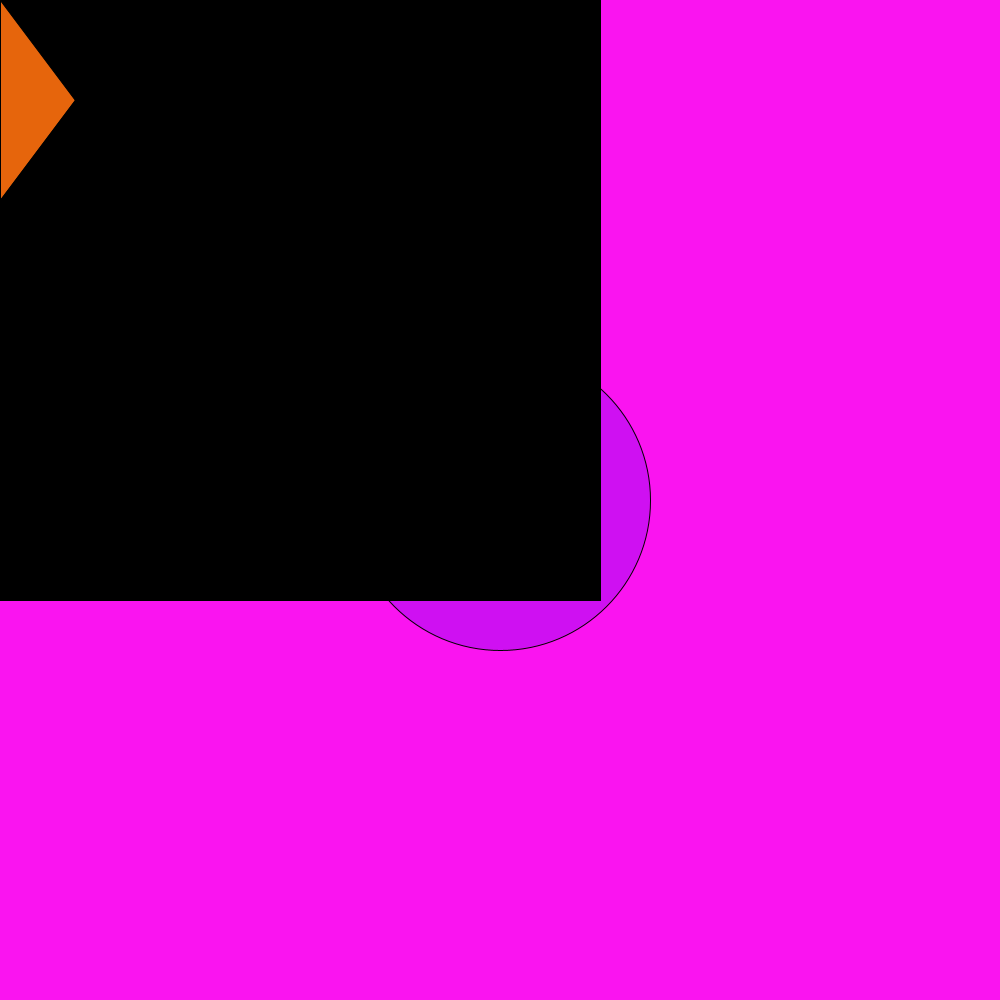
Frame 1 (no input)
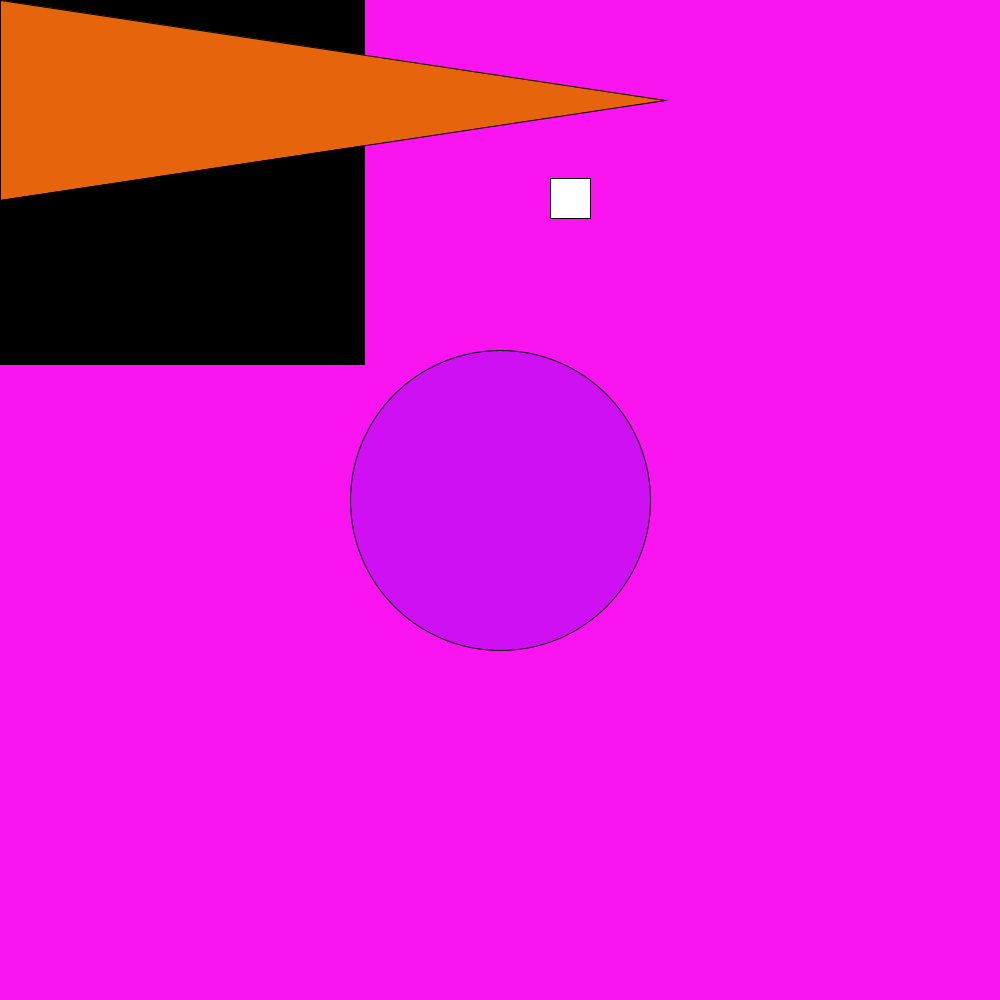
Frame 60 (the mouse pressed at the canvas centre just before this capture)
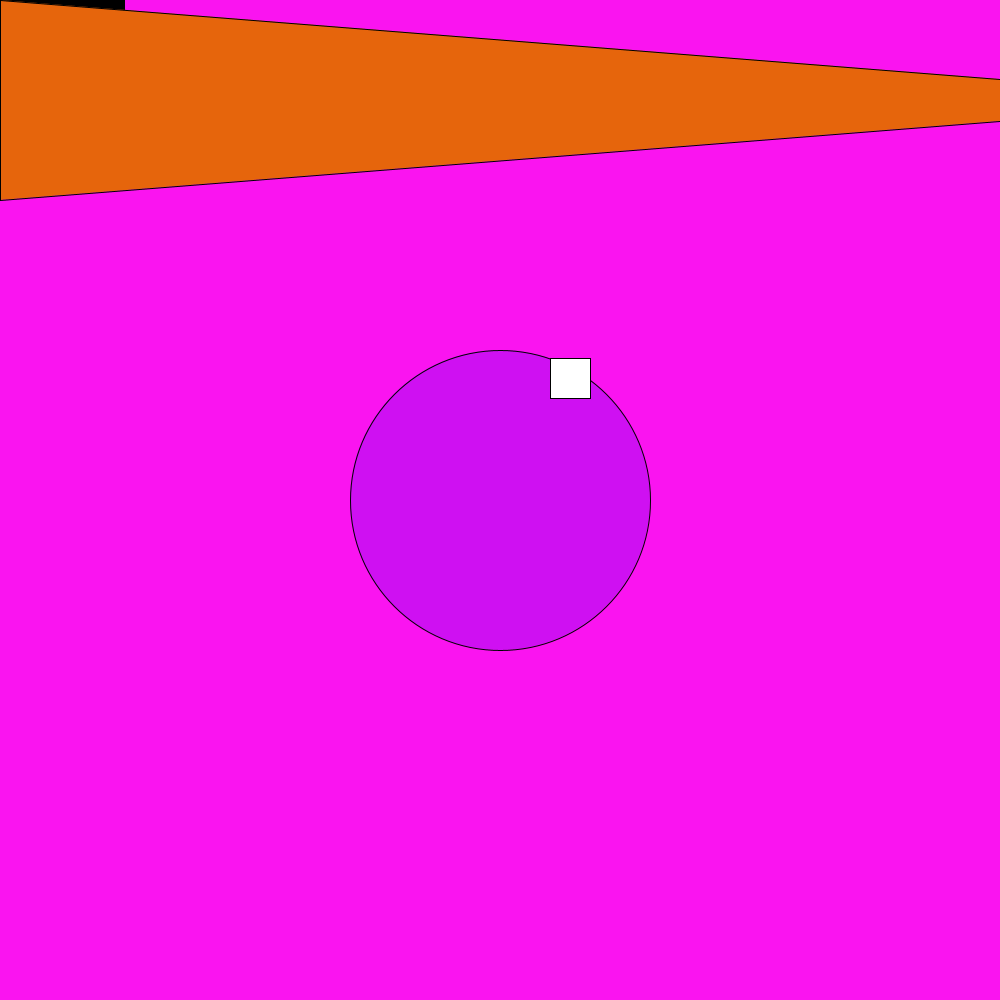
Frame 120 (the mouse held since frame 60 and released just before this capture)

The Processing sketch that drew these frames (run headless with seeded random() and noise(); from frame 60 on, the mouse is pressed at the canvas centre):

// Processing sketch: reverse_engineering__assignment
// ── reverse_engineering__assignment.pde
int j = 1;
int k = 600;
int t = 75;


void setup(){
  size(1000,1000);
  background(250, 20, 240);
}

void draw(){
  background(250, 20, 240);
  fill(30, 0, 250, 50);
  circle(width/2, height/2, 300);
  fill(255, 255, 255);
  square(550, j, 40); 
  j = (j+ 3)%1000;
  fill(0, 0, 0);
  square(0, 0, k);
  k = k - 4;
  fill(230, 101, 12);
  triangle(0, 0, 0, 200, t, 100);
  t = t + 10;
}

 
  
